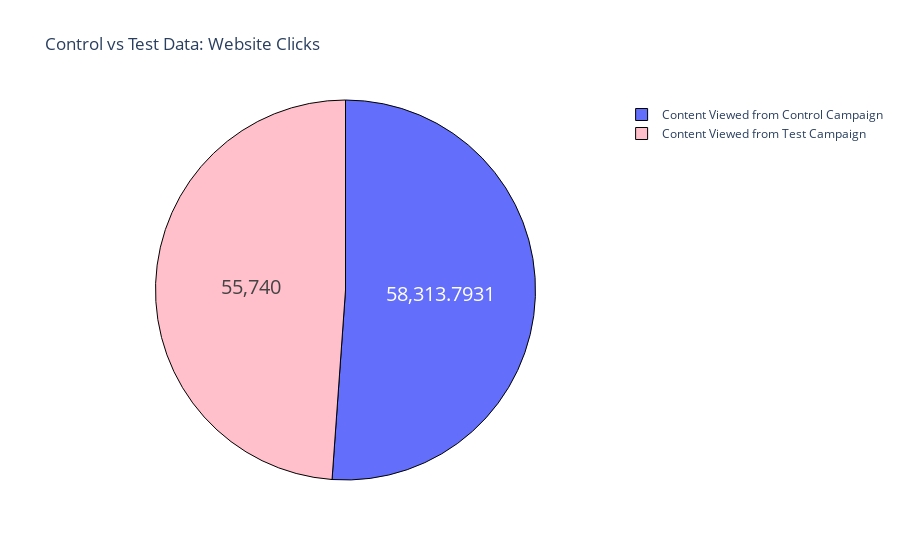

Notebook code for this chart:
### Code cell
fig = go.Figure(data = [go.Pie(labels = label,
                               values= counts)])
fig.update_layout(title_text = 'Control vs Test Data: Website Clicks')
fig.update_traces(hoverinfo = 'label+percent+value',
                  textinfo = 'value',
                  textfont_size = 20,
                  marker = dict(colors = colors,
                                line = dict(color = 'black', width = 1)))
fig.show()

### Figure 1 — Plotly figure (JSON) as saved in the notebook; plotly's stock layout.template omitted (floating-point values rounded to 4 significant figures)
{"data": [{"hoverinfo": "label+percent+value", "labels": ["Content Viewed from Control Campaign", "Content Viewed from Test Campaign"], "marker": {"colors": ["baby blue", "pink"], "line": {"color": "black", "width": 1}}, "textfont": {"size": 20}, "textinfo": "value", "type": "pie", "values": [58310.0, 55740]}], "layout": {"title": {"text": "Control vs Test Data: Website Clicks"}}}
